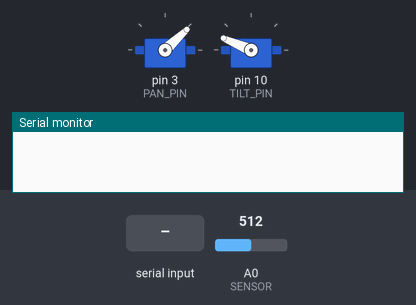
This sketch was run on a simulated Arduino Uno, built with avr-gcc and run on an emulated ATmega328P. On the bench: 2 × servo, the last lines printed to the serial monitor. The test bench sets the inputs (shaded band); at power-on: A0 (SENSOR) = 512.

Above: at 1.2 s.
1.3 s: byte 30 received over Serial
At 1.59 s:
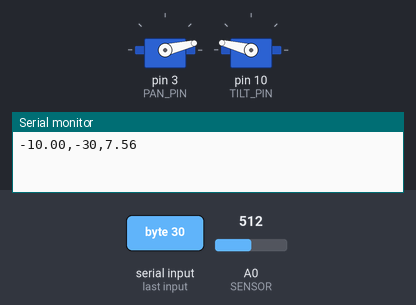
At 2.57 s:
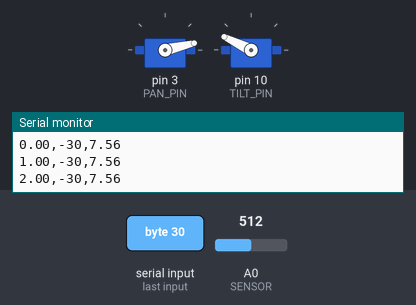
Timing chart, 0 to 37.7 s (numbered marks = the images above; inputs shaded):
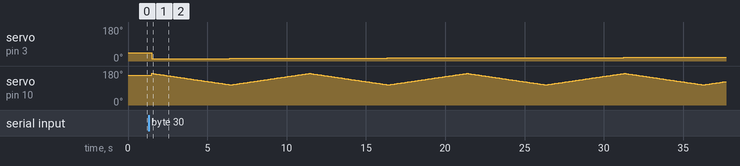

The sketch:

_3Scanner_ino.ino
```cpp
#include <Servo.h>

Servo pan_servo;
Servo tilt_servo;

const int SERIAL_RATE = 9600;
const int STEP = 1; // move one degree between scans

const int PAN_PIN = 3;
const int TILT_PIN = 10;
const int SENSOR = A0;

/////////////////////////////////////////////////////////////////////////////////////////
void setup() {
  // Open serial communications and wait for port to open:
  Serial.begin(SERIAL_RATE);
  pan_servo.attach(PAN_PIN);
  tilt_servo.attach(TILT_PIN);
  pan(0);
  tilt(0);
}

void scan(int resolution){
  int column = -30; // current state of the pan servo
  double val; // distance sensor result stored here

  pan(column);
  tilt(0); // set initial position of servos

  // do all the scanning
  while(column < 30) {

    //scan direction 1
    for(float d1 = -10; d1 < 50; d1 += STEP){
      tilt(d1); //scans one direction horizontally
      val = getDistance();

      Serial.print(d1);
      Serial.print(",");
      Serial.print(column);
      Serial.print(",");
      Serial.println(val);
      delay(50);
    }
    column += STEP;
    pan(column);   //move over one step
    delay(50);

    //scans in the other direction
    for(int d2 = 50; d2 > -10; d2 -= STEP){
      tilt(d2);
      val = getDistance();

      Serial.print(d2);
      Serial.print(",");
      Serial.print(column);
      Serial.print(",");
      Serial.println(val);
      delay(50);
    }
    column += STEP;
    pan(column);
    delay(50);
  } // end scanning loop

    pan(0); // reset to pointing straight ahead
    tilt(0); // (mostly for show)
}

void loop() {
  establishContact(); // wait until a keypress comes across the line
  while (Serial.available() > 0)
  {
    // empty the serial buffer
    char inByte = Serial.read();
  }
  // begin the scan
  scan(10);
}
/////////////////////////////////////////////////////////////////////////////////////////

bool pan(int deg) {
  // deg as in degrees
  // Pan to the correct angle - include calibration

  if(deg < -30 || deg > 30) {
    // outside of bounds
    return false;
  }

  deg += 43; // take calibration into account
  pan_servo.write(deg);

  return true; // if successful
}

bool tilt(int deg) {
  // Tilt to the correct angle - include calibration

  if(deg < -10 || deg > 90) {
    // outside of bounds
    return false;
  }

  deg = -deg;
  deg += 157; // take calibration into account
  tilt_servo.write(deg);

  return true; // if successful
}

void establishContact() {
  while (Serial.available() <= 0) {
    delay(500);
  }
}

double getDistance() {
  double distance;
  distance = analogRead(SENSOR);
  delay(10);
  distance += analogRead(SENSOR);
  delay(10);
  distance += analogRead(SENSOR);
  delay(10);

  distance = distance / 3.0;

  // fit on the calibration data (calculated in Matlab)
  // y = p1*x^4 + p2*x^3 + p3*x^2 + p4*x + p5

  //  Coefficients:
  //    p1 = 1.7565e-09
  //    p2 = -3.1001e-06
  //    p3 = 0.0020337
  //    p4 = -0.62428
  //    p5 = 89.447

  distance = 1.7565e-09 * pow(distance,4) + -3.1001e-06 * pow(distance,3) + 0.0020337 * pow(distance,2) + -0.62428 * distance + 89.447;

  // returns distance in inches
  return distance;
}
```
